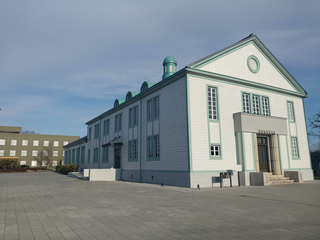
#> input picture sample.png, 320 x 240 px
$ jupyter execute chap13.ipynb   (shell and % lines are left out)   (older library calls are emulated)
#> lines starting #> are read from the running program, lines starting #| are printed output that depends on the picture; after the words box and inside, x2 and y2 are one past the last pixel; in counts of white or black regions, pixels touching at a corner belong together
[](https://colab.research.google.com/github/schwalbe1996/ds_media_intro/blob/main/chap13.ipynb)

# 13章「画像のフィルタ処理」

[cell 1]
import cv2
import matplotlib.pyplot as plt
import numpy as np

image = cv2.imread('sample.png',cv2.IMREAD_GRAYSCALE)
#> image: shape (240, 320); min 2, max 245, mean 136.4

# 平均0，分散15のガウス分布に従うノイズを用意する．
sigma = 15
noise = np.random.normal(0, sigma, image.shape)

src = image + noise
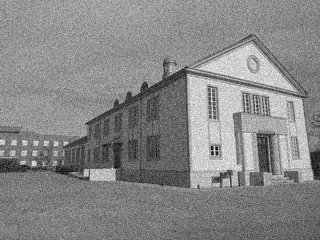
#> src: shape (240, 320) float64; min -21.43, max 275.5, mean 136.4; drawn with min black and max white
# ノイズ加えたあとの画素値が0～255の範囲に収まるように調整
src[src > 255] = 255
#> src: shape (240, 320) float64; 0.07% of pixels changed, all inside (x1, y1, x2, y2) = (190, 48, 290, 169)
src[src < 0] = 0
#> src: shape (240, 320) float64; min 0, max 255, mean 136.4
src = src.astype(np.uint8)

plt.figure(figsize=(15,3))
plt.subplot(1,3,1)
plt.imshow(image, cmap='gray')
plt.subplot(1,3,2)
plt.imshow(noise, cmap='gray')
plt.colorbar()
plt.subplot(1,3,3)
plt.imshow(src,cmap='gray')
plt.show()

[cell 2]
x = np.arange(0, 7, 0.1)
y = np.sin(x)

sigma = 0.1
noise = np.random.normal(0, sigma, y.shape)

y2 = y + noise

mean = np.convolve(y2, np.ones(5)/5, mode='same')

#plt.plot(x,y2,linestyle='solid',label='noisy',color='black')
#plt.plot(x,mean,linestyle='dashed',label='mean',color='black')
plt.plot(x,y2,linestyle='solid',label='noisy')
plt.plot(x,mean,linestyle='dashed',label='mean')
plt.legend()
plt.show()
#> figure, not shown here; curve peaks at x = 1.6, y = 1.17; curve peaks at x = 1.6, y = 1.06

[cell 3]
N = 5
K = np.ones((N,N))/N**2
result = cv2.filter2D(src, ddepth=-1, kernel=K)
plt.imshow(result,cmap='gray')
plt.show()

[cell 4]
N = 5
sigma = 0 # σを0に設定するとNの値から自動的に適切なものを計算する
result = cv2.GaussianBlur(src, (N,N), sigma)
# カーネルKを計算してから畳み込みを行う場合
K = cv2.getGaussianKernel(ksize=N, sigma=sigma)
result = cv2.filter2D(src, ddepth=-1, kernel=K)
plt.imshow(result,cmap='gray')
plt.show()

[cell 5]
N = 5
result = cv2.medianBlur(image, N)
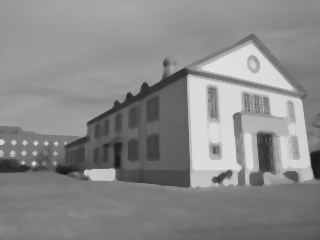
#> result: shape (240, 320); min 25, max 227, mean 137
plt.imshow(result,cmap='gray')
plt.show()

[cell 6]
N = 15
sigma_c = 30
sigma_s = 20
result = cv2.bilateralFilter(src, N, sigma_c, sigma_s)
plt.imshow(result,cmap='gray')
plt.show()

[cell 7]
K_x = np.array([[0,0,0],[-1,0,1],[0,0,0]])
# (注)微分の結果が負になる場合があるので，ddepthを浮動小数点型にする
diff_x = cv2.filter2D(image, ddepth=cv2.CV_64F, kernel=K_x)


K_y = np.array([[0,-1,0],[0,0,0],[0,1,0]])
diff_y = cv2.filter2D(image, ddepth=cv2.CV_64F, kernel=K_y)

plt.imshow(diff_x,cmap='gray')
plt.colorbar()
plt.show()
plt.imshow(diff_y,cmap='gray')
plt.colorbar()
plt.show()

[cell 8]
K_laplacian = np.array([[0,1,0],[1,-4,1],[0,1,0]])
result_l = cv2.filter2D(image, ddepth=cv2.CV_64F, kernel=K_laplacian)
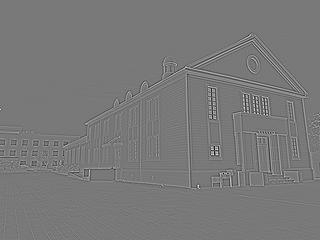
#> result_l: shape (240, 320) float64; min -361, max 399, mean 0; drawn with min black and max white

K_sharp = np.array([[0,-1,0],[-1,5,-1],[0,-1,0]])
result_s = cv2.filter2D(image, ddepth=cv2.CV_64F, kernel=K_sharp)
# 0～255の範囲から外れている画素があるので調整
result_s[ result_s < 0 ] = 0
result_s[ result_s > 255] = 255
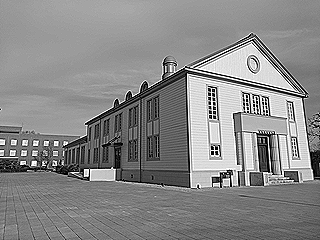
#> result_s: shape (240, 320) float64; min 0, max 255, mean 136.4

plt.imshow(image,cmap='gray')
plt.show()
plt.imshow(result_l,cmap='gray')
plt.colorbar()
plt.show()
plt.imshow(result_s,cmap='gray')
plt.show()

[cell 9]
freq = np.fft.fft2(image)
print(freq.dtype) # フーリエ変換の結果は複素数(complex128)になる
#| complex128

[cell 10]
def show_image3d(data,elev=30, azim=-75):
    x = np.arange(data.shape[1])
    y = np.arange(data.shape[0])
    xx,yy = np.meshgrid(x,y)

    fig = plt.figure()
    ax = fig.add_subplot(111, projection='3d')
    ax.view_init(elev=elev, azim=azim) # 3次元の視点角を設定します。

    sp = ax.plot_surface(xx,yy,data,cmap='jet',vmin=None,vmax=None)
    fig.colorbar(sp,shrink=0.5)
    ax.invert_yaxis()
    ax.set_xlabel('x')
    ax.set_ylabel('y')
    ax.set_zlabel('z')

    fig.show()

[cell 11]
# 離散フーリエ変換の結果は複素数になるので，可視化のために対数パワースペクトルに変換
power_spectrum = np.log( np.abs(freq) )
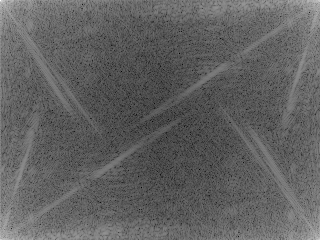
#> power_spectrum: shape (240, 320) float64; min 1.85, max 16.16, mean 7.34; drawn with min black and max white
# 上の結果だと低周波成分が図中の端にきて見にくいので，低周波成分が図の中央に寄るように加工
power_spectrum = np.fft.fftshift(power_spectrum)
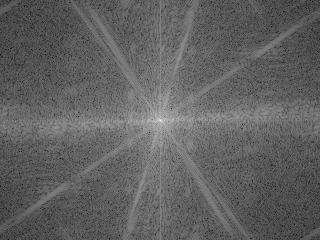
#> power_spectrum: shape (240, 320) float64; min 1.85, max 16.16, mean 7.34; drawn with min black and max white
plt.imshow(power_spectrum)
plt.colorbar()
plt.show()

[cell 12]
show_image3d(power_spectrum)
#> in show_image3d, `sp = ax.plot_surface(xx,yy,data,cmap='jet',vmin=None,vmax=None)`:
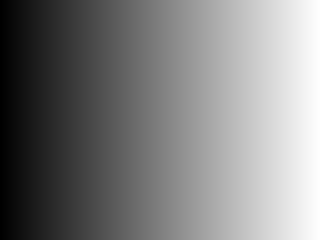
#> xx: shape (240, 320) int64; min 0, max 319, mean 159.5; drawn with min black and max white

[cell 13]
# （2次元）離散逆フーリエ変換
rev_image = np.fft.ifft2(freq)
# 逆フーリエ変換の結果も複素数になるので，ここでは絶対値を計算
rev_image = np.abs(rev_image)
plt.imshow(rev_image,cmap='gray')
plt.show()

[cell 14]
filter = np.zeros(image.shape)
filter[-1,-1] = 1; filter[-1,0] = 1; filter[-1,1] = 1;
filter[0,-1] = 1; filter[0,0] = 1; filter[0,1] = 1;
filter[1,-1] = 1; filter[1,0] = 1; filter[1,1] = 1;
filter /= 9

freq_filter =np.fft.fft2(filter)
power_spectrum = np.abs(freq_filter)
power_spectrum = np.fft.fftshift(power_spectrum)
plt.imshow(power_spectrum,cmap='gray')
plt.colorbar()
plt.show()
show_image3d(power_spectrum) # 3次元表示したい場合はこちら
#> call 2 of show_image3d, with elev = 30, azim = -75
#> in show_image3d (call 2), `fig.show()`:
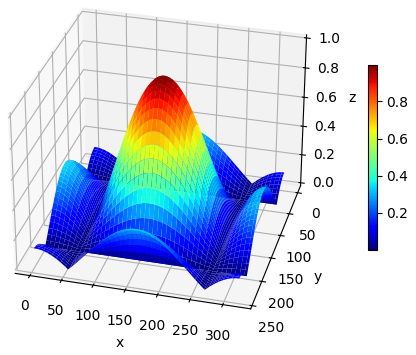
#> figure drawn by matplotlib, 2 panels

[cell 15]
filter = np.zeros(image.shape)
filter[-1,0] = -1
filter[0,-1] = -1; filter[0,0] = 5; filter[0,1] = -1;
filter[1,0] = -1

freq_filter =np.fft.fft2(filter)
power_spectrum = np.abs(freq_filter)
power_spectrum = np.fft.fftshift(power_spectrum)
plt.imshow(power_spectrum,cmap='gray')
plt.colorbar()
plt.show()
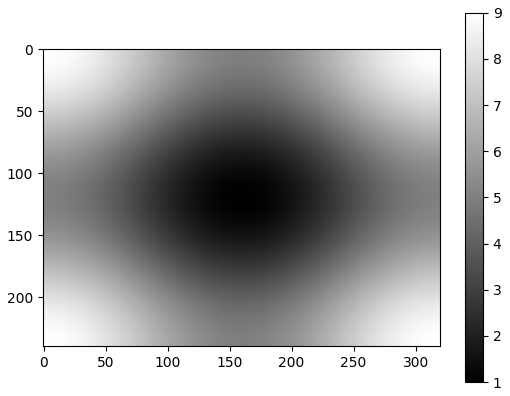
#> figure drawn by matplotlib, 2 panels
show_image3d(power_spectrum) # 3次元表示したい場合はこちら
#> call 3 of show_image3d, with elev = 30, azim = -75
#> in show_image3d (call 3), `fig.show()`:
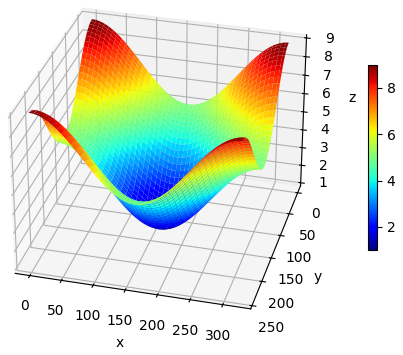
#> figure drawn by matplotlib, 2 panels

[cell 16]
freq = np.fft.fft2(image) # 画像を離散フーリエ変換

s = 50
freq[120-s:120+s,160-s:160+s] = 0 # 高周波成分を0にする
rev_image = np.fft.ifft2(freq) # 逆フーリエ変換
rev_image = np.abs(rev_image)
plt.imshow(rev_image, cmap='gray')
plt.show()

$ run again, with foreground.png copied over sample.png
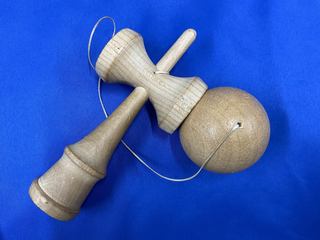
#> input picture foreground.png, 320 x 240 px
#| complex128
#> `power_spectrum = np.fft.fftshift(power_spectrum)`:
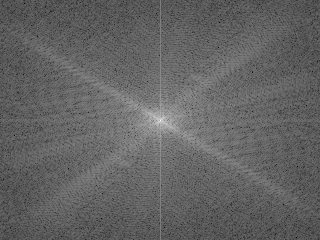
#> power_spectrum: shape (240, 320) float64; min 1.57, max 15.91, mean 7.17; drawn with min black and max white
#> in show_image3d, `fig.show()`:
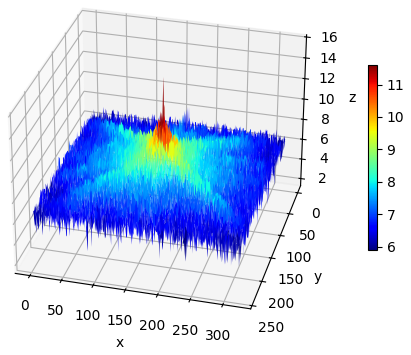
#> figure drawn by matplotlib, 2 panels

$ run again, with left.png copied over sample.png
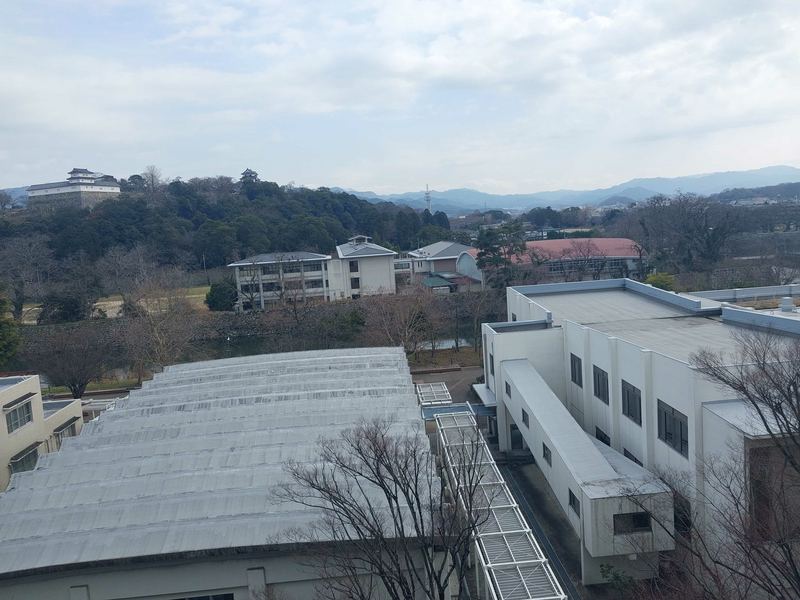
#> input picture left.png, 800 x 600 px
#| complex128
#> in show_image3d (call 3), `fig.show()`:
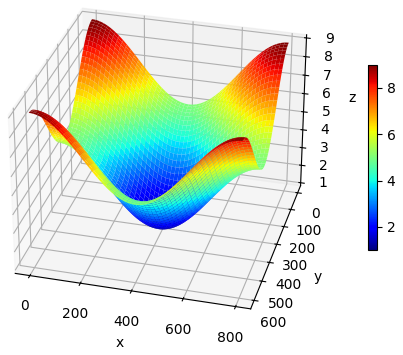
#> figure drawn by matplotlib, 2 panels
